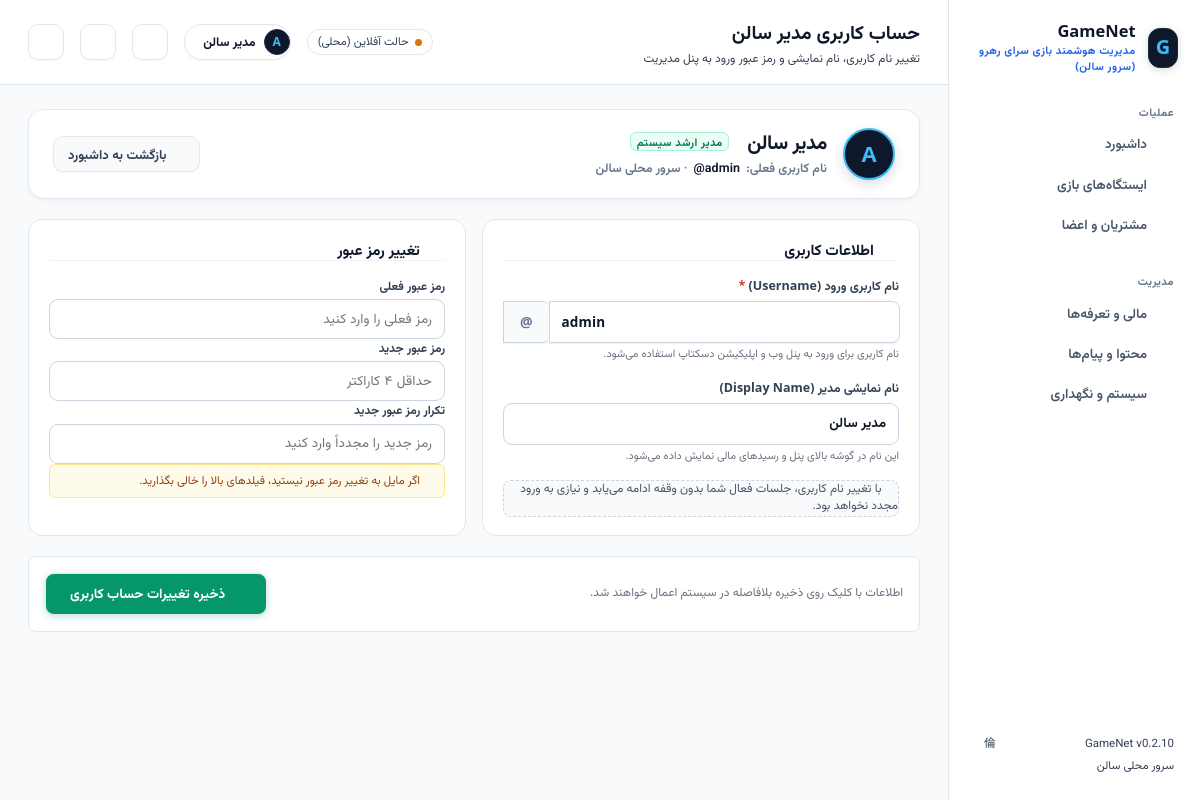
The page /account/ (signed in) on the database its author committed.
### apps/accounts/models.py (models this page shows)
class User(AbstractUser):
    id = models.UUIDField(primary_key=True, default=uuid7, editable=False)
    display_name = models.CharField(max_length=120, blank=True)
    @property
    def label(self) -> str:
        return self.display_name or self.get_full_name() or self.username

### apps/accounts/views.py (the view, shortened to what this page needs)
@login_required
def account_settings(request):
    user = request.user
    User = get_user_model()
    is_edge = getattr(settings, "GAMENET_ROLE", "edge") == "edge"
    context = {
        "admin_user": user,
        "is_edge": is_edge,
    }
    return render(request, "accounts/account_settings.html", context)

### apps/core/context.py (called while the page is built)
def role_context(request):
    is_edge = settings.GAMENET_ROLE == "edge"
    cloud_online = False
    if is_edge:
        try:
            from apps.synchronization.models import EdgeIdentity
            status = EdgeIdentity.objects.filter(pk=1).values_list("status", flat=True).first()
            cloud_online = status == "ONLINE"
        except Exception:
            cloud_online = False
    return {
        "gamenet_role": settings.GAMENET_ROLE,
        "gamenet_version": settings.GAMENET_VERSION,
        "is_cloud": settings.GAMENET_ROLE == "cloud",
        "is_edge": is_edge,
        "cloud_online": cloud_online,
    }

### templates/accounts/account_settings.html (shortened to what this page needs)
{% extends "base.html" %}
{% load gn %}
{% block page_title %}حساب کاربری مدیر سالن{% endblock %}
{% block page_subtitle %}تغییر نام کاربری، نام نمایشی و رمز عبور ورود به پنل مدیریت{% endblock %}
{% block content %}
<div class="cd-scope d-flex flex-column gap-3" style="max-width: 900px; margin: 0 auto;">
  <div class="gn-device-header-card">
    <div class="gn-device-header-main">
      <div class="d-flex align-items-center gap-3">
        <span class="d-inline-flex justify-content-center align-items-center rounded-circle" style="width: 52px; height: 52px; background: #0f172a; color: #38bdf8; font-size: 22px; font-weight: 900; border: 2px solid #38bdf8; box-shadow: 0 4px 12px rgba(15,23,42,0.15);">
          {{ admin_user.username|slice:":1"|upper }}
        </span>
        <div class="gn-device-title-wrap">
          <h2 class="gn-device-title" style="font-size: 20px;">
            {{ admin_user.label|default:admin_user.username }}
            <span class="badge" style="font-size: 11px; font-weight: 700; background: #ecfdf5; color: #047857; border: 1px solid #a7f3d0; margin-right: 8px;">مدیر ارشد سیستم</span>
          </h2>
          <span class="gn-device-subtitle">
            نام کاربری فعلی: <strong class="num" dir="ltr" style="color: #0f172a;">@{{ admin_user.username }}</strong>
            {% if is_edge %} · سرور محلی سالن{% else %} · پنل مرکزی ابری{% endif %}
          </span>
        </div>
      </div>
      <div>
        <a href="{% if is_edge %}{% url 'edge_overview' %}{% else %}{% url 'cloud_overview' %}{% endif %}" class="gn-back-btn">
          <i class="ti ti-arrow-right"></i>
          <span>بازگشت به داشبورد</span>
        </a>
      </div>
    </div>
  </div>
  <form method="post" action="" class="d-flex flex-column gap-3">
    <div class="row g-3">
      <div class="col-md-6 col-12">
        <div class="gn-card p-3.5 h-100" style="background: #ffffff; border: 1px solid #e2e8f0; border-radius: 14px;">
          <div class="d-flex align-items-center gap-2 mb-3 pb-2.5" style="border-bottom: 1px solid #f1f5f9;">
            <i class="ti ti-user-circle" style="font-size: 22px; color: #2563eb;"></i>
            <h5 style="margin: 0; font-size: 15px; font-weight: 800; color: #0f172a;">اطلاعات کاربری</h5>
          </div>
          <div class="d-flex flex-column gap-3">
            <div>
              <label class="cd-label" for="accUsername" style="font-size: 12.5px; font-weight: 700; color: #334155; margin-bottom: 6px;">
                نام کاربری ورود (Username) <span class="text-danger">*</span>
              </label>
              <div class="input-group" style="direction: ltr;">
                <span class="input-group-text" style="background: #f8fafc; border: 1px solid #cbd5e1; border-right: 0; color: #64748b; font-weight: 800;">@</span>
                <input id="accUsername" type="text" name="username" value="{{ admin_user.username }}" required class="cd-input form-control num" placeholder="مثلاً: admin یا reza" style="height: 42px; font-weight: 800; border: 1px solid #cbd5e1; border-radius: 0 8px 8px 0;">
              </div>
              <small class="text-muted" style="font-size: 11px; margin-top: 4px; display: block;">
                نام کاربری برای ورود به پنل وب و اپلیکیشن دسکتاپ استفاده می‌شود.
              </small>
            </div>
            <div>
              <label class="cd-label" for="accDisplayName" style="font-size: 12.5px; font-weight: 700; color: #334155; margin-bottom: 6px;">
                نام نمایشی مدیر (Display Name)
              </label>
              <input id="accDisplayName" type="text" name="display_name" value="{{ admin_user.display_name }}" class="cd-input w-100" placeholder="مثلاً: مدیر بازی‌سرا" style="height: 42px; font-weight: 700;">
              <small class="text-muted" style="font-size: 11px; margin-top: 4px; display: block;">
                این نام در گوشه بالای پنل و رسیدهای مالی نمایش داده می‌شود.
              </small>
            </div>
            <div class="p-2.5 rounded-3" style="background: #f8fafc; border: 1px dashed #cbd5e1; font-size: 12px; color: #475569;">
              <i class="ti ti-info-circle me-1 text-primary"></i>
              با تغییر نام کاربری، جلسات فعال شما بدون وقفه ادامه می‌یابد و نیازی به ورود مجدد نخواهد بود.
            </div>
          </div>
        </div>
      </div>
      <div class="col-md-6 col-12">
        <div class="gn-card p-3.5 h-100" style="background: #ffffff; border: 1px solid #e2e8f0; border-radius: 14px;">
          <div class="d-flex align-items-center gap-2 mb-3 pb-2.5" style="border-bottom: 1px solid #f1f5f9;">
            <i class="ti ti-key" style="font-size: 22px; color: #059669;"></i>
            <h5 style="margin: 0; font-size: 15px; font-weight: 800; color: #0f172a;">تغییر رمز عبور</h5>
          </div>
          <div class="d-flex flex-column gap-2.5">
            <div>
              <label class="cd-label" for="accCurrentPass" style="font-size: 12px; font-weight: 700; color: #334155; margin-bottom: 5px;">
                رمز عبور فعلی
              </label>
              <input id="accCurrentPass" type="password" name="current_password" class="cd-input w-100 num" placeholder="رمز فعلی را وارد کنید" style="height: 40px;" autocomplete="current-password">
            </div>
            <div>
              <label class="cd-label" for="accNewPass" style="font-size: 12px; font-weight: 700; color: #334155; margin-bottom: 5px;">
                رمز عبور جدید
              </label>
              <input id="accNewPass" type="password" name="new_password" class="cd-input w-100 num" placeholder="حداقل ۴ کاراکتر" style="height: 40px;" autocomplete="new-password">
            </div>
            <div>
              <label class="cd-label" for="accConfirmPass" style="font-size: 12px; font-weight: 700; color: #334155; margin-bottom: 5px;">
                تکرار رمز عبور جدید
              </label>
              <input id="accConfirmPass" type="password" name="confirm_password" class="cd-input w-100 num" placeholder="رمز جدید را مجدداً وارد کنید" style="height: 40px;" autocomplete="new-password">
            </div>
            <div class="p-2 rounded-2" style="background: #fffbeb; border: 1px solid #fde68a; font-size: 11.5px; color: #92400e;">
              <i class="ti ti-shield-lock me-1"></i>
              اگر مایل به تغییر رمز عبور نیستید، فیلدهای بالا را خالی بگذارید.
            </div>
          </div>
        </div>
      </div>
    </div>
    <div class="d-flex justify-content-between align-items-center p-3 rounded-3 mt-1" style="background: #ffffff; border: 1px solid #e2e8f0; border-radius: 12px;">
      <span class="text-muted" style="font-size: 12px;">
        اطلاعات با کلیک روی ذخیره بلافاصله در سیستم اعمال خواهند شد.
      </span>
      <button type="submit" class="gn-btn ok" style="height: 42px; padding: 0 24px; font-weight: 800; font-size: 13.5px; background: #059669; color: #ffffff; border-radius: 9px; box-shadow: 0 2px 6px rgba(5,150,105,0.25);">
        <i class="ti ti-device-floppy"></i>
        <span>ذخیره تغییرات حساب کاربری</span>
      </button>
    </div>
  </form>
</div>
{% endblock %}

### templates/base.html (shortened to what this page needs)
{% load static gn %}<!doctype html>
<html dir="rtl" lang="fa" data-bs-theme="light">
<head>
  <link rel="stylesheet" href="{% static 'vendor/css/tabler.rtl.min.css' %}?v={{ gamenet_version|default:'0.2.0' }}-20261111a">
  <link rel="stylesheet" href="{% static 'vendor/css/tabler-icons.min.css' %}?v={{ gamenet_version|default:'0.2.0' }}-20261111a">
  <link rel="stylesheet" href="{% static 'css/app.css' %}?v={{ gamenet_version|default:'0.2.0' }}-20261111a">
</head>
<body>
<div class="gn-shell">
  <aside class="gn-sidebar">
    <div class="gn-brand">
      <div class="gn-brand-mark">G</div>
      <div>
        <div class="gn-brand-name">GameNet</div>
        <div class="gn-brand-sub">مدیریت هوشمند بازی سرای رهرو {% if is_edge %}(سرور سالن){% else %}(پنل آنلاین){% endif %}</div>
      </div>
    </div>
    <nav class="gn-nav">
      {% with n=request.resolver_match.url_name %}
      {% if is_edge %}
        <div class="gn-nav-section-title">عملیات</div>
        <a href="{% url 'edge_overview' %}" class="{% if n == 'edge_overview' %}active{% endif %}">
          <i class="ti ti-layout-dashboard"></i><span>داشبورد</span>
        </a>
        <a href="{% url 'edge_devices' %}" class="{% if n|slice:':12' == 'edge_device_' or n == 'edge_devices' %}active{% endif %}">
          <i class="ti ti-device-desktop"></i><span>ایستگاه‌های بازی</span>
        </a>
        <a href="{% url 'edge_customers' %}" class="{% if n|slice:':14' == 'edge_customer_' or n == 'edge_customers' %}active{% endif %}">
          <i class="ti ti-users"></i><span>مشتریان و اعضا</span>
        </a>
        <div class="gn-nav-section-title mt-3">مدیریت</div>
        <a href="{% url 'edge_ledger' %}" class="">
          <i class="ti ti-wallet"></i><span>مالی و تعرفه‌ها</span>
        </a>
        <a href="{% url 'edge_games' %}" class="{% if n == 'edge_games' or n == 'edge_announcements' %}active{% endif %}">
          <i class="ti ti-device-gamepad-2"></i><span>محتوا و پیام‌ها</span>
        </a>
        <a href="{% url 'edge_cloud' %}" class="{% if n|slice:':10' == 'edge_cloud' or n == 'edge_server_remote' or n == 'server_errors_page' %}active{% endif %}">
          <i class="ti ti-server-cog"></i><span>سیستم و نگهداری</span>
        </a>
      {% endif %}
      {% endwith %}
    </nav>
    <div class="gn-sidebar-foot">
      <div class="d-flex justify-content-between align-items-center">
        <span>GameNet v{{ gamenet_version }}</span>
        <div class="d-flex align-items-center gap-1.5">
          <a href="{% if is_edge %}{% url 'edge_account' %}{% else %}{% url 'cloud_account' %}{% endif %}" class="gn-muted" title="تنظیمات حساب و رمز عبور مدیر" style="text-decoration: none;">
            <i class="ti ti-user-cog"></i>
          </a>
          {% if request.user.is_superuser %}
            <a href="/admin/" class="gn-muted" title="تنظیمات پیشرفته سیستم" style="text-decoration: none;">
              <i class="ti ti-settings"></i>
            </a>
          {% endif %}
        </div>
      </div>
      <div>{% if is_edge %}سرور محلی سالن{% else %}پنل مرکزی آنلاین{% endif %}</div>
    </div>
  </aside>
  <div class="gn-main">
    <header class="gn-topbar">
      <div class="d-flex align-items-center gap-2">
        <div>
          <h1 class="gn-title">{% block page_title %}داشبورد{% endblock %}</h1>
          <p class="gn-subtitle">{% block page_subtitle %}{% endblock %}</p>
        </div>
      </div>
      <div class="d-flex align-items-center gap-3">
        {% if is_edge %}
          {% if cloud_online %}
            <span class="gn-chip ok" title="اطلاعات به طور خودکار با پنل آنلاین مرکزی همگام است">
              <span class="dot"></span>متصل به سرور آنلاین
            </span>
          {% else %}
            <span class="gn-chip warn" title="اینترنت قطع است؛ سیستم‌ها در شبکه محلی بدون وقفه فعال هستند و پس از اتصال، خودکار همگام خواهند شد">
              <span class="dot"></span>حالت آفلاین (محلی)
            </span>
          {% endif %}
        {% else %}
          {% block topbar_status %}{% endblock %}
        {% endif %}
        <a href="{% if is_edge %}{% url 'edge_account' %}{% else %}{% url 'cloud_account' %}{% endif %}" class="d-flex align-items-center gap-2 px-2.5 py-1 rounded-pill" title="تنظیمات نام کاربری و رمز عبور مدیر" style="text-decoration: none; background: var(--gn-surface); border: 1px solid var(--gn-border); box-shadow: 0 1px 2px rgba(15,23,42,0.05); transition: all 120ms ease;">
          <span class="d-inline-flex justify-content-center align-items-center rounded-circle" style="width: 26px; height: 26px; background: var(--gn-primary); color: #38bdf8; font-size: 12px; font-weight: 800; border: 1px solid #1e293b;">
            {{ request.user.username|slice:":1"|upper }}
          </span>
          <span style="font-size: 12.5px; font-weight: 700; color: var(--gn-text);">
            {{ request.user.label|default:request.user.username }}
          </span>
          <i class="ti ti-settings" style="font-size: 13px; color: #64748b;"></i>
        </a>
        <a class="gn-topbar-action" href="{% url 'server_errors_page' %}" title="لاگ و گزارش خطاهای سرور (جهت مشاهده و کپی)" style="color: #ef4444;">
          <i class="ti ti-bug"></i>
        </a>
        <a class="gn-topbar-action" href="{% if is_edge %}{% url 'edge_customers' %}#create{% else %}{% url 'cloud_customers' %}#create{% endif %}" title="ثبت گیمر جدید">
          <i class="ti ti-plus"></i>
        </a>
        <a class="gn-topbar-action danger" href="/admin/logout/" title="خروج از حساب">
          <i class="ti ti-logout"></i>
        </a>
      </div>
    </header>
    <main class="gn-content">
      {% block content %}{% endblock %}
    </main>
  </div>
</div>
</body>
</html>

### rows shown on the page
User: user.username "A", user.label "مدیر سالن", username "A", label "مدیر سالن", username "admin", display_name "مدیر سالن"

### other values the page prints
{{ gamenet_version }} "0.2.10"
